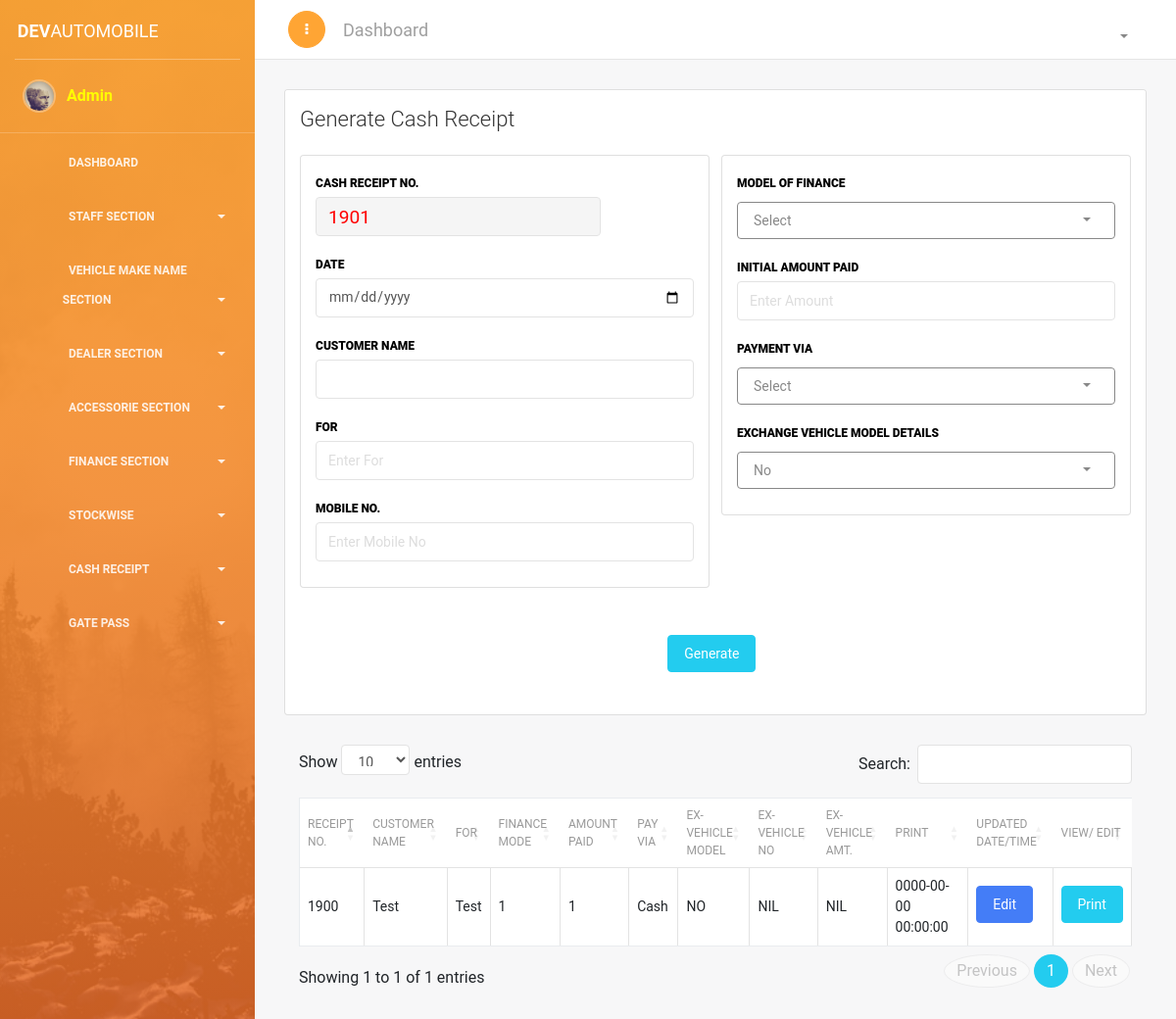
Page /receipt-wise.php (signed in) on the committed database.
### tables this page shows
CREATE TABLE `receiptmgmt` (
  `id` int(11) NOT NULL,
  `receiptNo` int(11) NOT NULL,
  `date` varchar(150) NOT NULL,
  `cusName` varchar(250) NOT NULL,
  `forName` varchar(350) NOT NULL,
  `mobile` varchar(15) NOT NULL,
  `financeMode` int(11) NOT NULL,
  `amtPaid` varchar(20) NOT NULL,
  `payVia` varchar(50) NOT NULL,
  `cheqDate` varchar(20) NOT NULL,
  `exVehOpt` int(1) NOT NULL,
  `exVehModel` varchar(90) NOT NULL,
  `exVehNo` varchar(20) NOT NULL,
  `exVehAmt` varchar(20) NOT NULL,
  `updatedTimeDate` datetime NOT NULL DEFAULT '0000-00-00 00:00:00'
);

### receipt-wise.php (the view, shortened to what this page needs)
<?php
if(!isset($_SESSION['name'])){
echo "<script> window.open('login.php', '_self')</script>";
}else{
require_once('header/header.php');
require_once('header/conn.php');
?>
<link href="https://cdn.datatables.net/1.10.18/css/dataTables.bootstrap4.min.css" rel="stylesheet">
<scripzzt src="https://cdn.datatables.net/1.10.18/js/jquery.dataTables.min.js"></script>
<div class="content">
<div class="container-fluid">
<div class="row">
<div class="col-md-12">
<div class="card ">
<div class="card-header ">
<h4 class="card-title"> Generate Cash Receipt </h4>
</div>
<div class="card-body ">
		<form method="POST" name="addreceipt" id="addreceipt" action="#" class="form-horizontal" onsubmit="return validateForm()">
		<div class="row">
		<div class="col-md-6">
		<div class="card stacked-form">
		<div class="card-body ">
		<?php
		$a = "SELECT * FROM receiptmgmt ORDER BY id DESC";
		$ad = mysqli_query($conn, $a);
		$add = mysqli_fetch_array($ad);
		$receiptNo =  1 + $add['receiptNo'];
		?>
		<div class="form-group" id="">
		<label id="font-color-label">Cash Receipt No. </label>
		<input style="color: red;  font-size: larger;  width: auto;" id="shortItem" name="receiptNo" value="<?php echo $receiptNo; ?>" type="text" placeholder="Cash Receipt No." class="form-control" readonly>
		</div>
		<div class="form-group">
		<label id="font-color-label">Date </label>
		<input type="date" id="challanDate" name="date" class="form-control datepicker" />
		</div>
		<div class="form-group" id="">
		<label id="font-color-label">Customer Name</label>
		<input id="cusName" name="cusName" type="text" class="form-control">
		</div>
		<div class="form-group">
		<label id="font-color-label"> For </label>
		<input id="forName" name="forName" type="text" placeholder="Enter For" class="form-control">
		</div>
		<div class="form-group">
		<label id="font-color-label"> Mobile No.  </label>
		<input id="mobile" name="mobile" type="text" onkeypress="return mobileNo(event)" placeholder="Enter Mobile No" class="form-control">
		</div>
		</div>
		</div>
		</div>
		<div class="col-md-6">
		<div class="card stacked-form">
		<div class="card-body ">
		<div class="form-group" >
		<label id="font-color-label">Model Of Finance</label>
		</div>
		<div class="form-group">
		<label id="font-color-label"> Initial Amount Paid </label>
		<input id="amtPaid" name="amtPaid" type="text" placeholder="Enter Amount" class="form-control" oninput="this.value = this.value.replace(/[^0-9.]/g, '').replace(/(\..*)\./g, '$1');">
		</div>
		<div class="form-group">
		<label id="font-color-label">Payment Via</label>
		</div>
		<div class="form-group">
		<label id="font-color-label">Exchange Vehicle Model Details</label>
		<select id="exchange_veh_detail" name="exVehOpt" class="selectpicker"  data-style="btn-default btn-outline" data-menu-style="dropdown-blue">
		<option value="2">No</option>
		</select>
		</div>
		</div>
		</div>
		</div>
		</div>
<div class="row">
<div class="col-sm-2">
</div>
<div class="col-sm-10">
<div class="row">
<div class="col-md-4">
</div>
<div class="col-md-4">
<div class="form-group">
<input type="submit" class="btn btn-fill btn-info" name="add" id="addstockdata11" value="Generate" >
</div>
</div>
<div class="col-md-4">
</div>
</div>
</div>
</div>
</form>
</div>
</div>
</div>
<div class="container">
<table class="table table-bordered" id="dataTable" width="100%" cellspacing="0" style="background-color: white; ">
<thead>
<tr>
<th> Receipt No.</th>
<th> Customer Name</th>
<th> For</th>
<th> Finance Mode</th>
<th> Amount Paid</th>
<th> Pay Via</th>
<th> Ex-Vehicle Model</th>
<th> Ex-Vehicle No </th>
<th> Ex-Vehicle Amt. </th>
<th> Print </th>
<?php
$select_u = "SELECT `name` , `role` FROM `register` WHERE `name` = '".$_SESSION['name']."'";
$select_us = mysqli_query($conn , $select_u);
$select_user = mysqli_fetch_array($select_us);
if($select_user['role'] == 'admin'){
?>
<th> Updated Date/Time </th>
<?php } ?>
<th> View/ Edit </th>
</tr>
</thead>
<tbody>
<?php
$s1 = "SELECT * FROM `receiptmgmt`" ;
$se = mysqli_query($conn , $s1);
while ($sel = mysqli_fetch_array($se)) {
?>
<tr>
<td><?php echo $sel['receiptNo']?></td>
<td><?php echo $sel['cusName']?></td>
<td><?php echo $sel['forName']?></td>
<td><?php echo $sel['financeMode']?></td>
<td><?php echo $sel['amtPaid']?></td>
<td><?php echo $sel['payVia']?></td>
<td><?php if($sel['exVehOpt'] == 1){ echo "YES"; } else if($sel['exVehOpt'] == 2){echo "NO";}?></td>
<td><?php echo $sel['exVehModel']?></td>
<td><?php echo $sel['exVehAmt']?></td>
<?php
if($select_user['role'] == 'admin'){
?>
<td><?php echo $sel['updatedTimeDate']?></td>
<td><a href="edit-cash-receipt.php?id=<?php echo $sel['id']; ?>"><button class="btn btn-primary"> Edit </button></a></td>
<?php } else {?>
<td><a href="view-cash-receipt.php?id=<?php echo $sel['id']; ?>"><button class="btn btn-success"> View </button></a></td>
<?php } ?>
<td><a href="dev-receipt.php?id=<?php echo $sel['id']; ?>"><button class="btn btn-info"> Print </button></a></td>
</tr>
<?php } ?>
</tbody>
</table>
</div>
</div>
</div>
</div>
<?php
require_once('header/footer.php');
 } ?>

### receipt-wise.php (style rules this page uses)
#font-color-label { color: black; font-weight: 800; }

### rows in the picture
receiptmgmt: receiptNo "1901", receiptNo "1900", cusName "Test", forName "Test", financeMode "1", amtPaid "1", payVia "Cash", exVehOpt "NO", exVehModel "NIL", exVehAmt "NIL", updatedTimeDate "0000-00-00 00:00:00"

### other values in the picture
$_SESSION['name'] "Admin"
